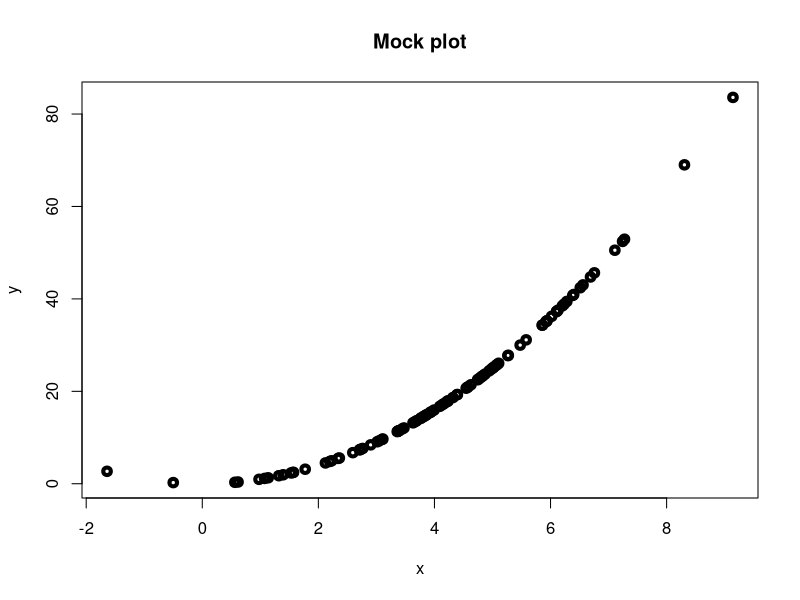

Write the R code that produced this figure.
## ---- chunk 1
x<-rnorm(100,mean=4,sd=2)
y<-x^{2}
plot(x,y,lwd=4,main="Mock plot")

## ---- chunk 2
knitr::include_url("https://itempool.com/lisamott/c/4GwLabABphe")
